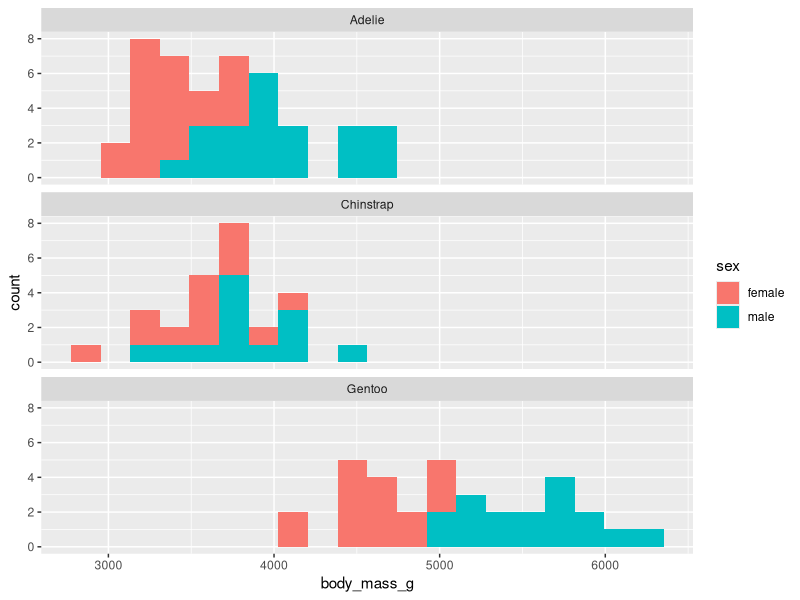
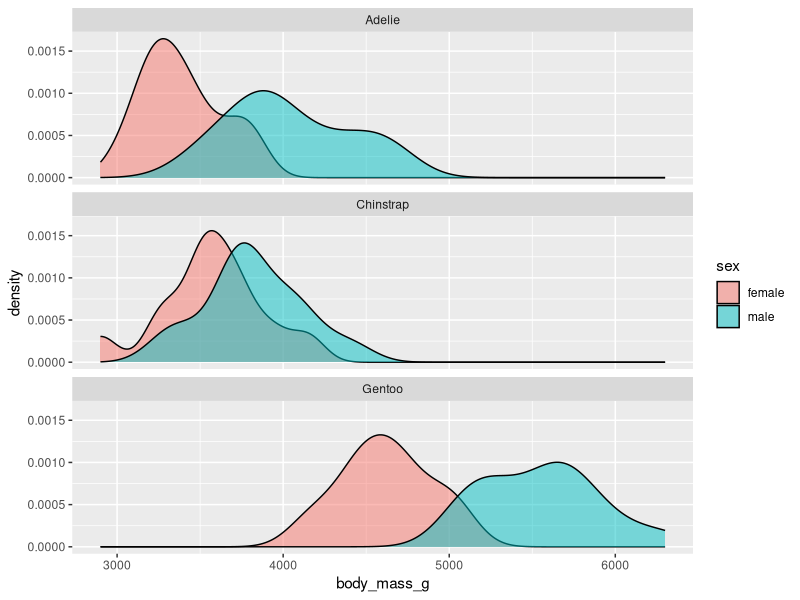
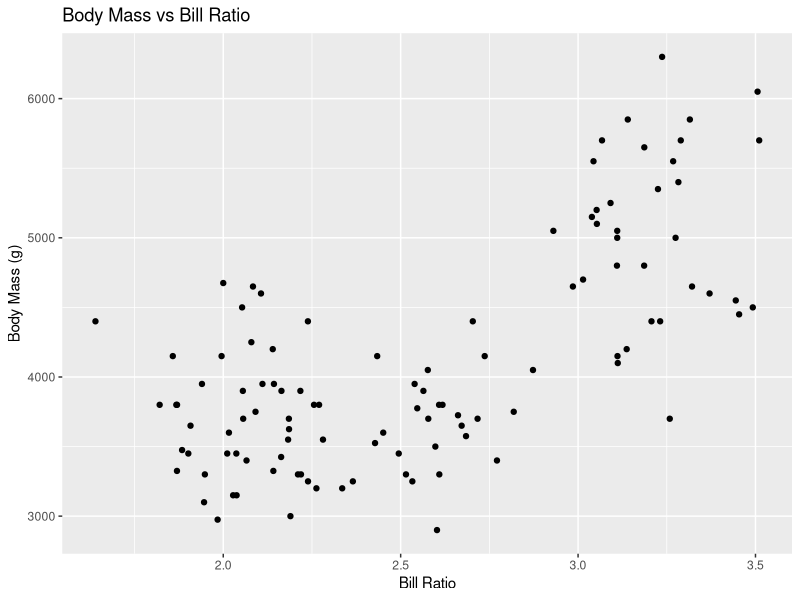
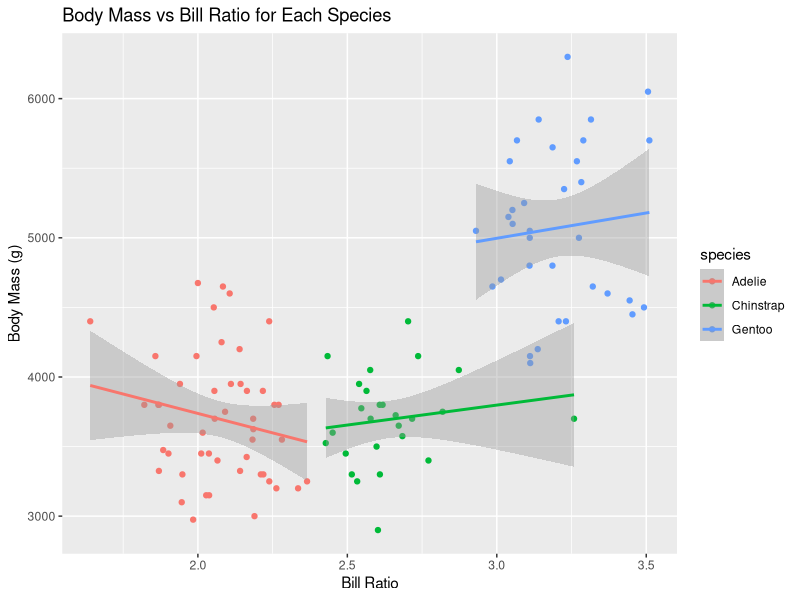
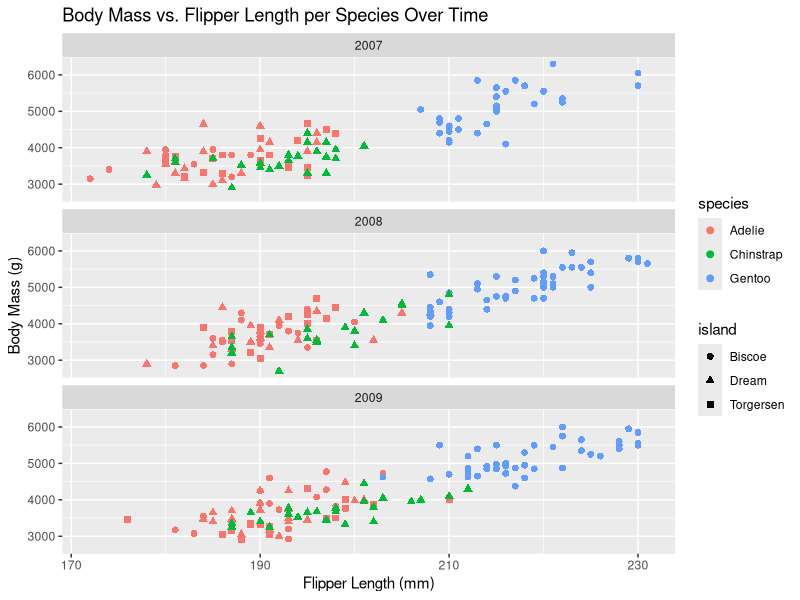
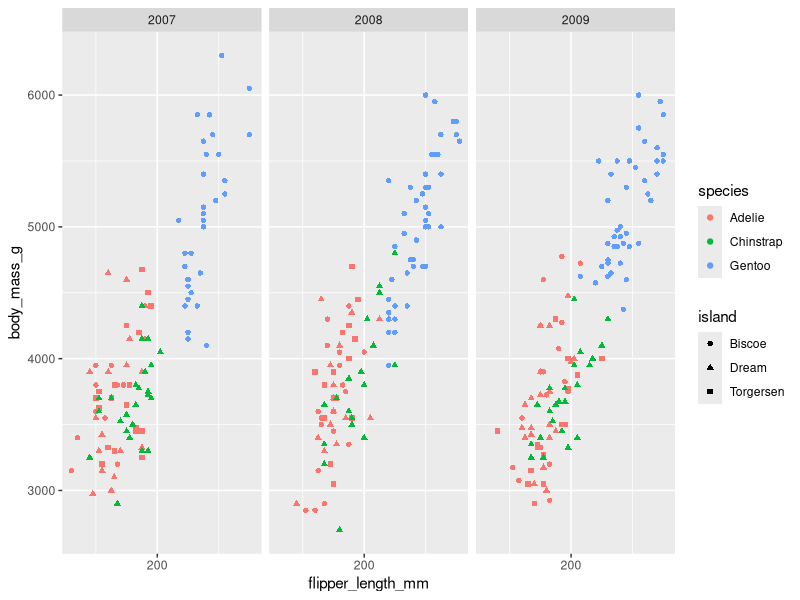

Generate these figures, in order, with R:
## ---- chunk 1
knitr::opts_chunk$set(echo = TRUE, eval = TRUE,  
                      warning = FALSE, message = FALSE, 
                      fig.align = "center",
                      R.options = list(max.print=100))

# Edit the file starting below
## ---- chunk 2
# Call dplyr and ggplot2 packages within tidyverse
library(tidyverse)

# Paste and run the following uncommented code into your console: 
# install.packages("palmerpenguins")

# Save the data as a dataframe
penguins <- as.data.frame(palmerpenguins::penguins)
## ---- chunk 3
# filter where year is 2007 and save as new object
penguins_2007 <- penguins %>%
  filter(year == 2007)

# find number of rows in each dataset
nrow(penguins)
nrow(penguins_2007)
## ---- chunk 4
# first group by species and island, then find the counts of observations
penguins_2007 %>% 
  group_by(species, island) %>% 
  summarize(count = n())

## ---- chunk 5
# Use the mutate function to create the new bill_ratio variable
penguins_2007 <- penguins_2007 %>%
  mutate(bill_ratio = bill_length_mm/bill_depth_mm)

## ---- chunk 6
# filter for bill_ratio above 3.5 to see if any observations exist
penguins_2007 %>%
  filter(bill_ratio > 3.5)

## ---- chunk 7
# first group by species then arrange from smallest to largest
penguins_2007 %>%
  group_by(species) %>%
  arrange(bill_ratio) %>%
  # return the first 3 observations, then select the wanted columns
  slice(1:3) %>%
  select(species, sex, bill_ratio)

## ---- chunk 8
# first group by species, then use summarize function to find mean and sd of bill ratio
penguins_2007 %>%
  group_by(species) %>%
  summarize(mean_bill_ratio = mean(bill_ratio, na.rm = T),
            sd_bill_ratio = sd(bill_ratio, na.rm = T))
  

## ---- chunk 9
# first filter out NA values for sex, then plot the distribution of body mass between 
# males and females per species
penguins_2007 %>%
  filter(!is.na(sex)) %>%
  ggplot(aes(body_mass_g, fill = sex)) + 
  geom_histogram(bins = 20) +
  facet_wrap(~species, nrow = 3)

penguins_2007 %>%
  filter(!is.na(sex)) %>%
  ggplot(aes(body_mass_g, fill = sex)) + 
  geom_density(alpha = 0.5) +
  facet_wrap(~species, nrow = 3)

## ---- chunk 10
# create a scatterplot of body mass vs bill ratio
penguins_2007 %>%
  ggplot(aes(x = bill_ratio, y = body_mass_g)) +
  geom_point() +
  labs(title = "Body Mass vs Bill Ratio",
       x = "Bill Ratio",
       y = "Body Mass (g)")
## ---- chunk 11
# Group the plot from Q7 by species, then fit a linear regression line for each species
penguins_2007 %>%
  group_by(species) %>%
  ggplot(aes(x = bill_ratio, y = body_mass_g, color = species)) +
  geom_point() +
  geom_smooth(method = "lm") +
  labs(title = "Body Mass vs Bill Ratio for Each Species",
       x = "Bill Ratio",
       y = "Body Mass (g)")

## ---- chunk 12
# Plot flipper length vs. body mass per species and island
penguins %>%
  ggplot(aes(x = flipper_length_mm, y = body_mass_g, color = species, shape = island)) +
  geom_point(size = 2) +
  # facet wrap the plot to separate by year
  facet_wrap(~ year, nrow = 3) +
  scale_x_continuous(breaks = seq(170, 240, 20)) +
  labs(title = "Body Mass vs. Flipper Length per Species Over Time",
       x= "Flipper Length (mm)",
       y = "Body Mass (g)")

penguins %>% 
  ggplot(aes(flipper_length_mm, body_mass_g, color=species, shape=island)) +
  geom_point() +
  facet_wrap(~year) + 
  scale_x_continuous(n.breaks=3)
## ---- chunk 13
## DO NOT DELETE THIS BLOCK!
Sys.info()
